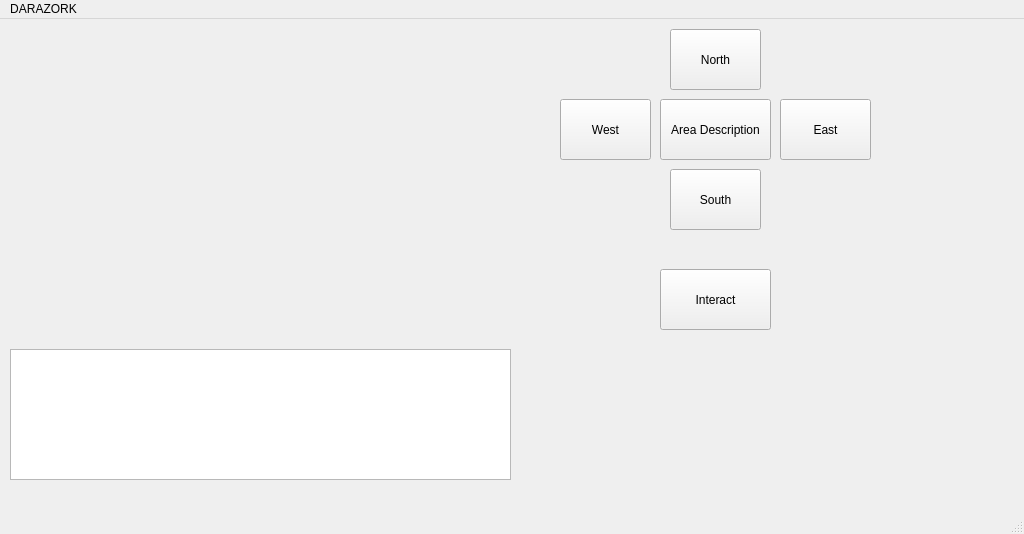
<?xml version="1.0" encoding="UTF-8"?>
<ui version="4.0">
 <class>MainWindow</class>
 <widget class="QMainWindow" name="MainWindow">
  <property name="geometry">
   <rect>
    <x>0</x>
    <y>0</y>
    <width>1024</width>
    <height>534</height>
   </rect>
  </property>
  <property name="windowTitle">
   <string>MainWindow</string>
  </property>
  <property name="autoFillBackground">
   <bool>true</bool>
  </property>
  <property name="tabShape">
   <enum>QTabWidget::Triangular</enum>
  </property>
  <widget class="QWidget" name="centralwidget">
   <widget class="QTextEdit" name="textEdit">
    <property name="geometry">
     <rect>
      <x>10</x>
      <y>330</y>
      <width>501</width>
      <height>131</height>
     </rect>
    </property>
    <property name="readOnly">
     <bool>true</bool>
    </property>
   </widget>
   <widget class="QPushButton" name="northButton">
    <property name="geometry">
     <rect>
      <x>670</x>
      <y>10</y>
      <width>91</width>
      <height>61</height>
     </rect>
    </property>
    <property name="text">
     <string>North</string>
    </property>
   </widget>
   <widget class="QPushButton" name="southButton">
    <property name="geometry">
     <rect>
      <x>670</x>
      <y>150</y>
      <width>91</width>
      <height>61</height>
     </rect>
    </property>
    <property name="text">
     <string>South</string>
    </property>
   </widget>
   <widget class="QPushButton" name="eastButton">
    <property name="geometry">
     <rect>
      <x>780</x>
      <y>80</y>
      <width>91</width>
      <height>61</height>
     </rect>
    </property>
    <property name="cursor">
     <cursorShape>ArrowCursor</cursorShape>
    </property>
    <property name="text">
     <string>East</string>
    </property>
   </widget>
   <widget class="QPushButton" name="westButton">
    <property name="geometry">
     <rect>
      <x>560</x>
      <y>80</y>
      <width>91</width>
      <height>61</height>
     </rect>
    </property>
    <property name="text">
     <string>West</string>
    </property>
   </widget>
   <widget class="QLabel" name="inventoryLabel">
    <property name="geometry">
     <rect>
      <x>520</x>
      <y>330</y>
      <width>381</width>
      <height>131</height>
     </rect>
    </property>
    <property name="text">
     <string/>
    </property>
    <property name="pixmap">
     <pixmap>../../../OneDrive/Pictures/Zork/inventory.png</pixmap>
    </property>
    <property name="scaledContents">
     <bool>true</bool>
    </property>
   </widget>
   <widget class="QPushButton" name="interactButton">
    <property name="geometry">
     <rect>
      <x>660</x>
      <y>250</y>
      <width>111</width>
      <height>61</height>
     </rect>
    </property>
    <property name="text">
     <string>Interact</string>
    </property>
   </widget>
   <widget class="QPushButton" name="areaDescriptionButton">
    <property name="geometry">
     <rect>
      <x>660</x>
      <y>80</y>
      <width>111</width>
      <height>61</height>
     </rect>
    </property>
    <property name="text">
     <string>Area Description</string>
    </property>
   </widget>
   <widget class="QLabel" name="backgroundLabel">
    <property name="geometry">
     <rect>
      <x>0</x>
      <y>0</y>
      <width>911</width>
      <height>481</height>
     </rect>
    </property>
    <property name="text">
     <string/>
    </property>
    <property name="pixmap">
     <pixmap>../../../OneDrive/Pictures/Zork/background.png</pixmap>
    </property>
    <property name="scaledContents">
     <bool>true</bool>
    </property>
   </widget>
   <widget class="QLabel" name="locationLabel">
    <property name="enabled">
     <bool>true</bool>
    </property>
    <property name="geometry">
     <rect>
      <x>10</x>
      <y>10</y>
      <width>501</width>
      <height>301</height>
     </rect>
    </property>
    <property name="autoFillBackground">
     <bool>false</bool>
    </property>
    <property name="text">
     <string/>
    </property>
    <property name="scaledContents">
     <bool>true</bool>
    </property>
    <property name="openExternalLinks">
     <bool>false</bool>
    </property>
   </widget>
   <widget class="QPushButton" name="itemButton">
    <property name="geometry">
     <rect>
      <x>40</x>
      <y>210</y>
      <width>81</width>
      <height>71</height>
     </rect>
    </property>
    <property name="text">
     <string/>
    </property>
    <property name="flat">
     <bool>true</bool>
    </property>
   </widget>
   <widget class="QPushButton" name="itemButton2">
    <property name="geometry">
     <rect>
      <x>390</x>
      <y>210</y>
      <width>81</width>
      <height>71</height>
     </rect>
    </property>
    <property name="text">
     <string/>
    </property>
    <property name="flat">
     <bool>true</bool>
    </property>
   </widget>
   <widget class="QPushButton" name="inventorySlot1">
    <property name="geometry">
     <rect>
      <x>560</x>
      <y>360</y>
      <width>81</width>
      <height>71</height>
     </rect>
    </property>
    <property name="text">
     <string/>
    </property>
    <property name="flat">
     <bool>true</bool>
    </property>
   </widget>
   <widget class="QPushButton" name="inventorySlot2">
    <property name="geometry">
     <rect>
      <x>670</x>
      <y>360</y>
      <width>81</width>
      <height>71</height>
     </rect>
    </property>
    <property name="text">
     <string/>
    </property>
    <property name="flat">
     <bool>true</bool>
    </property>
   </widget>
   <widget class="QPushButton" name="inventorySlot3">
    <property name="geometry">
     <rect>
      <x>780</x>
      <y>360</y>
      <width>81</width>
      <height>71</height>
     </rect>
    </property>
    <property name="text">
     <string/>
    </property>
    <property name="flat">
     <bool>true</bool>
    </property>
   </widget>
   <zorder>backgroundLabel</zorder>
   <zorder>textEdit</zorder>
   <zorder>northButton</zorder>
   <zorder>southButton</zorder>
   <zorder>eastButton</zorder>
   <zorder>westButton</zorder>
   <zorder>inventoryLabel</zorder>
   <zorder>interactButton</zorder>
   <zorder>areaDescriptionButton</zorder>
   <zorder>locationLabel</zorder>
   <zorder>itemButton</zorder>
   <zorder>itemButton2</zorder>
   <zorder>inventorySlot1</zorder>
   <zorder>inventorySlot2</zorder>
   <zorder>inventorySlot3</zorder>
  </widget>
  <widget class="QMenuBar" name="menubar">
   <property name="geometry">
    <rect>
     <x>0</x>
     <y>0</y>
     <width>1024</width>
     <height>20</height>
    </rect>
   </property>
   <widget class="QMenu" name="menuDARAZORK">
    <property name="title">
     <string>DARAZORK</string>
    </property>
   </widget>
   <addaction name="menuDARAZORK"/>
  </widget>
  <widget class="QStatusBar" name="statusbar"/>
 </widget>
 <resources/>
 <connections/>
</ui>
